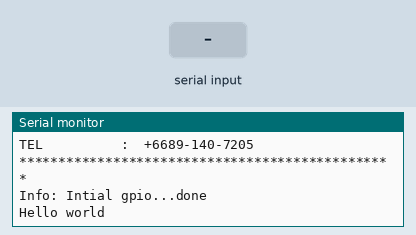
A sketch run on a simulated ESP32. Shown: the last lines printed to the serial monitor. The inputs (shaded band) are chosen by the test bench.

Above: at 2.6 s.
2.7 s: "1" received over the second serial link
At 3.2 s:
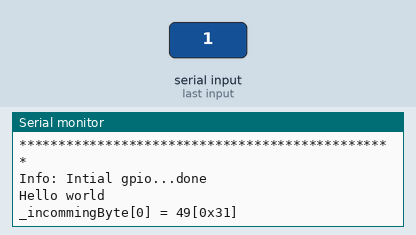
4.2 s: "0" received over the second serial link
At 5.4 s:
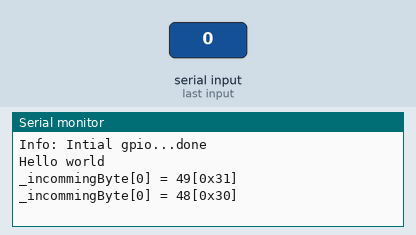
5.7 s: "2" received over the second serial link
At 6.7 s:
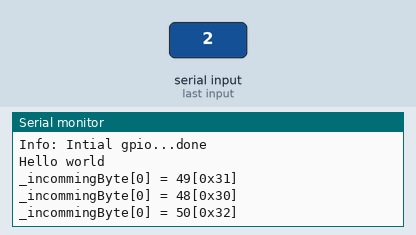

Measured:
- after the input at 2.7 s, the serial monitor: prints a new line at once (image 1)
- after the input at 4.2 s, the serial monitor: prints a new line at once (image 2)
- after the input at 5.7 s, the serial monitor: prints a new line at once (image 3)

The sketch:

Arduino_ESP32_RS485.ino
```cpp
/***********************************************************************
 * Project      :     Arduino_ESP32_RS485
 * Description  :     RS485 modbus test
 * Author       :     Tenergy Innovation Co., Ltd.
 * Date         :     6 Dec 2018
 * Revision     :     1.0
 * Rev1.0       :     Original
 * Facebook     :     https://www.facebook.com/tenergy.innovation
 * WWW          :     http://www.tenergyinnovation.co.th
 * Email        :     uten.boonliam@tenergyinnovation.co.th
 * TEL          :     +6689-140-7205
 ***********************************************************************/

/**************************************/
/*         include library            */
/**************************************/
#include <String.h>


/**************************************/
/*           GPIO define              */
/**************************************/
//#define RS485_PIN_DIR 27
#define RXD2 25
#define TXD2 26


/**************************************/
/*        object define               */
/**************************************/


/**************************************/
/*        word define               */
/**************************************/
HardwareSerial rs485(1);

//#define RS485_WRITE     1
//#define RS485_READ      0

/**************************************/
/*        define function define      */
/**************************************/


/**************************************/
/*        global variable             */
/**************************************/


 /***********************************************************************
 * FUNCTION:    setup
 * DESCRIPTION: setup process
 * PARAMETERS:  nothing
 * RETURNED:    nothing
 ***********************************************************************/
void setup() {
  Serial.begin(9600);
  rs485.begin(9600, SERIAL_8N1, RXD2, TXD2);
  Serial.println("************************************************");
  Serial.println("Project      :  Arduino_ESP32_RS485");
  Serial.println("Author       :  Tenergy Innovation Co., Ltd.");
  Serial.println("Date         :  6 Dec 2018");
  Serial.println("Facebook     :  https://www.facebook.com/tenergy.innovation");
  Serial.println("WWW          :  http://www.tenergyinnovation.co.th");
  Serial.println("Email        :  uten.boonliam@tenergyinnovation.co.th");
  Serial.println("TEL          :  +6689-140-7205");
  Serial.println("************************************************");

  Serial.print("Info: Intial gpio...");
//  pinMode(RS485_PIN_DIR,OUTPUT);
//  digitalWrite(RS485_PIN_DIR,RS485_READ);
  Serial.println("done");

    Serial.printf("Hello world\r\n");
    rs485.printf("Hello world\r\n");
    delay(1000);

}

 /***********************************************************************
 * FUNCTION:    loop
 * DESCRIPTION: loop process
 * PARAMETERS:  nothing
 * RETURNED:    nothing
 ***********************************************************************/
void loop() {

    byte  _incommingByte[60];
    int   _cnt_byte=0;


//    Serial.printf("Hello world\r\n");
//    rs485.printf("Hello world\r\n");
//    delay(1000);


     if(rs485.available()){     //receive data from rs485

            //clear buffer
            for(int i=0; i<sizeof(_incommingByte); i++) _incommingByte[i] = 0x00;


            //collect byte data
            _cnt_byte=0;
            do{
                _incommingByte[_cnt_byte++] = rs485.read();
              }while(rs485.available()>0);

            //debug monitor
            for(int i=0; i < _cnt_byte; i++){
                Serial.print("_incommingByte["); Serial.print(i); Serial.print("] = "); Serial.print(_incommingByte[i],DEC); Serial.print("[0x"); Serial.print(_incommingByte[i],HEX); Serial.println("]");
             }
      }


}
```
